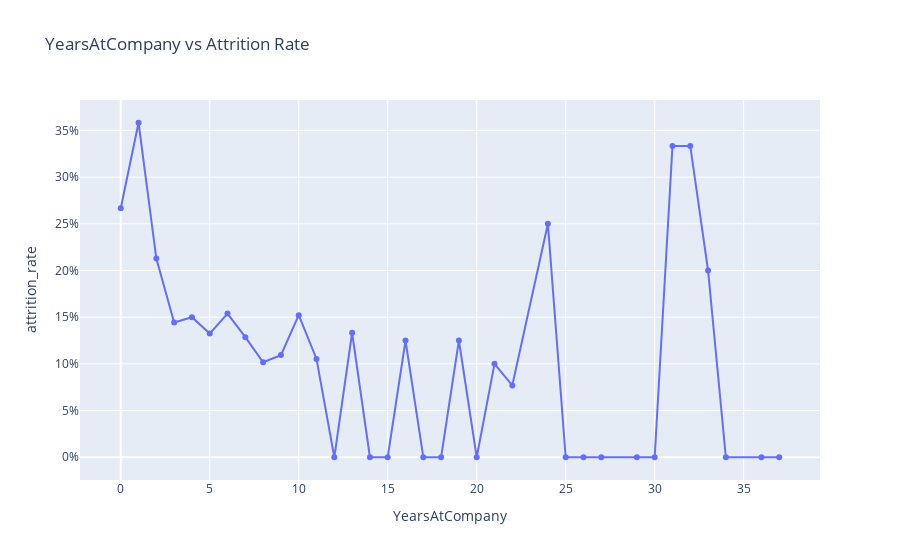

Notebook code cell kept with this figure:
### Markdown cell above
## 职业生命周期：任职年限、晋升与岗位轮换

- Attrition 在 0-3 年与 9-12 年各出现一次波峰，对应 HR 所说的“适应期”和“平台期”，因此 01 中把 `YearsAtCompany` 离散化后喂给多模型对比。
- `YearsSinceLastPromotion` × `YearsInCurrentRole` 的热力图揭示“晋升停滞”群体，是 02 Pipeline 里构造“晋升停滞指数”“Manager 接触年限”等高级特征的直接依据。

### Code cell
tenure_summary = (
    df.groupby("YearsAtCompany")[TARGET_COL]
    .agg(["mean", "count"])
    .rename(columns={"mean": "attrition_rate", "count": "headcount"})
    .reset_index()
)

fig_tenure = px.line(
    tenure_summary,
    x="YearsAtCompany",
    y="attrition_rate",
    markers=True,
    hover_data={"headcount": True},
    title="YearsAtCompany vs Attrition Rate",
)
fig_tenure.update_layout(yaxis_tickformat=".0%")
fig_tenure.show()

promo_pivot = (
    df.groupby(["YearsSinceLastPromotion", "YearsInCurrentRole"])[TARGET_COL]
    .mean()
    .reset_index()
    .pivot(index="YearsSinceLastPromotion", columns="YearsInCurrentRole", values=TARGET_COL)
)

plt.figure(figsize=(8, 6))
sns.heatmap(promo_pivot, cmap="YlOrRd", annot=False)
plt.title("晋升停滞 × 角色年限：流失热点")
plt.xlabel("YearsInCurrentRole")
plt.ylabel("YearsSinceLastPromotion")
plt.show()

### Figure 1 — Plotly figure (JSON) as saved in the notebook; plotly's stock layout.template omitted (floating-point values rounded to 4 significant figures)
{"data": [{"customdata": [[30], [134], [94], [97], [80], [151], [52], [70], [59], [64], [92], [19], [12], [15], [14], [14], [8], [6], [8], [8], [21], [10], [13], [4], [3], [3], [2], [1], [1], [3], [3], [5], [1], [2], [1]], "hovertemplate": "YearsAtCompany=%{x}<br>attrition_rate=%{y}<br>headcount=%{customdata[0]}<extra></extra>", "legendgroup": "", "line": {"color": "#636efa", "dash": "solid"}, "marker": {"symbol": "circle"}, "mode": "lines+markers", "name": "", "orientation": "v", "showlegend": false, "type": "scatter", "x": [0, 1, 2, 3, 4, 5, 6, 7, 8, 9, 10, 11, 12, 13, 14, 15, 16, 17, 18, 19, 20, 21, 22, 24, 25, 26, 27, 29, 30, 31, 32, 33, 34, 36, 37], "xaxis": "x", "y": [0.2667, 0.3582, 0.2128, 0.1443, 0.15, 0.1325, 0.1538, 0.1286, 0.1017, 0.1094, 0.1522, 0.1053, 0.0, 0.1333, 0.0, 0.0, 0.125, 0.0, 0.0, 0.125, 0.0, 0.1, 0.07692, 0.25, 0.0, 0.0, 0.0, 0.0, 0.0, 0.3333, 0.3333, 0.2, 0.0, 0.0, 0.0], "yaxis": "y"}], "layout": {"legend": {"tracegroupgap": 0}, "title": {"text": "YearsAtCompany vs Attrition Rate"}, "xaxis": {"anchor": "y", "domain": [0, 1], "title": {"text": "YearsAtCompany"}}, "yaxis": {"anchor": "x", "domain": [0, 1], "tickformat": ".0%", "title": {"text": "attrition_rate"}}}}
